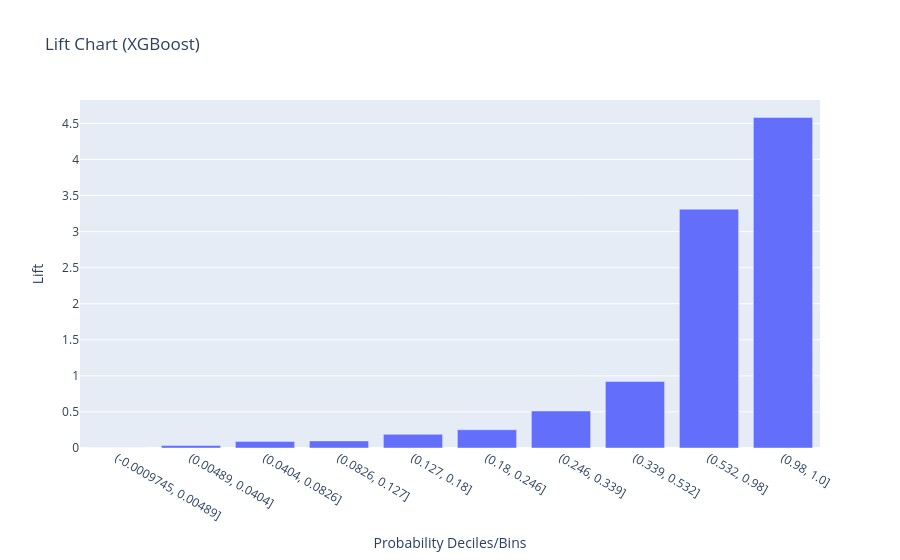

This figure's notebook cell:
### Markdown cell above
## 9. Lift Chart

### Code cell
def lift_chart(y_true, y_prob, n_bins=10):
    data = pd.DataFrame({'y': y_true, 'prob': y_prob})
    data['bin'] = pd.qcut(data['prob'], n_bins, duplicates='drop')
    
    lift = data.groupby('bin', observed=True)['y'].agg(['mean', 'count'])
    lift['lift'] = lift['mean'] / data['y'].mean()
    
    lift = lift.reset_index()
    
    # FIX: Convert Interval data type to String so Plotly can parse it as categories
    lift['bin'] = lift['bin'].astype(str)
    
    return lift

# Calculate lift
lift = lift_chart(y_test.values, xgb_prob)

# Plot with explicit labels
fig = px.bar(
    lift, 
    x='bin', 
    y='lift', 
    title='Lift Chart (XGBoost)', 
    labels={'bin': 'Probability Deciles/Bins', 'lift': 'Lift'}
)

fig.show()

### Figure 1 — Plotly figure (JSON) as saved in the notebook; plotly's stock layout.template omitted (floating-point values rounded to 4 significant figures)
{"data": [{"alignmentgroup": "True", "hovertemplate": "Probability Deciles/Bins=%{x}<br>Lift=%{y}<extra></extra>", "legendgroup": "", "marker": {"color": "#636efa", "pattern": {"shape": ""}}, "name": "", "offsetgroup": "", "orientation": "v", "showlegend": false, "textposition": "auto", "type": "bar", "x": ["(-0.0009745, 0.00489]", "(0.00489, 0.0404]", "(0.0404, 0.0826]", "(0.0826, 0.127]", "(0.127, 0.18]", "(0.18, 0.246]", "(0.246, 0.339]", "(0.339, 0.532]", "(0.532, 0.98]", "(0.98, 1.0]"], "xaxis": "x", "y": [0, 0.03515, 0.09152, 0.09841, 0.1898, 0.2534, 0.5131, 0.9222, 3.311, 4.583], "yaxis": "y"}], "layout": {"barmode": "relative", "legend": {"tracegroupgap": 0}, "title": {"text": "Lift Chart (XGBoost)"}, "xaxis": {"anchor": "y", "domain": [0, 1], "title": {"text": "Probability Deciles/Bins"}}, "yaxis": {"anchor": "x", "domain": [0, 1], "title": {"text": "Lift"}}}}
